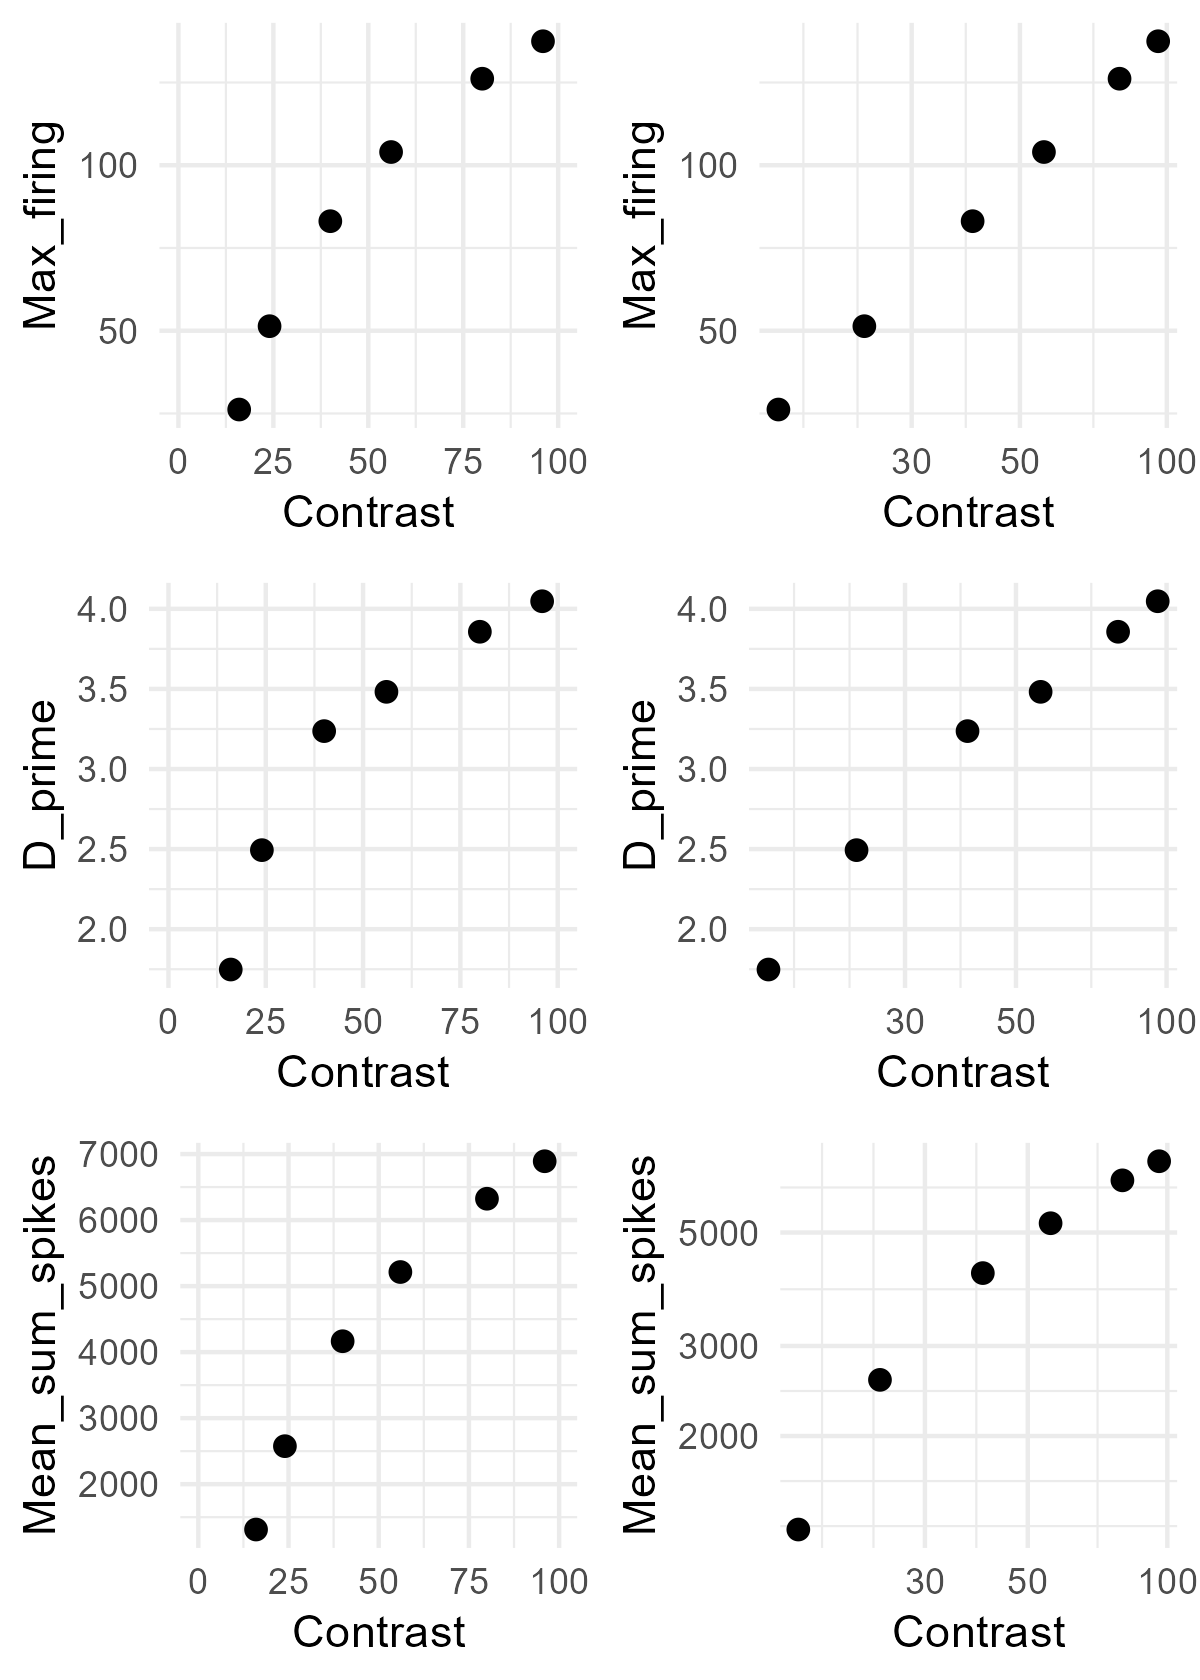

Recreate this plot in R.
# Simulation based on Albrecht & Hamilton (1982, fig. 1G)

library(tidyverse)
library(doParallel)
library(foreach)

Contrast <- c(2, 4, 8, 16, 24, 40, 56, 80, 96)
a <- -146 # fixed at 60 for comparability
b <-  143

Max_firing <- a + b * log10(Contrast)
df_ah <- data.frame(Contrast, Max_firing)
df_ah <- df_ah[df_ah$Max_firing >= 0, ]

g1 <- ggplot(df_ah, aes(x = Contrast, y = Max_firing)) +
  geom_point(size = 2) +
  coord_cartesian(xlim = c(0, 100)) +
  theme_minimal()
g1            

g2 <- ggplot(df_ah, aes(x = Contrast, y = Max_firing)) +
  geom_point(size = 2) +
  scale_x_log10() +
  theme_minimal()
g2 

### Simulation ###
cl <- makeCluster(parallel::detectCores() - 1)
registerDoParallel(cl)

n_neurons <- 180                                               # Number of neurons in the population
orientations <- seq(1, 180, by = 1)                            # Possible orientations (0 to 359 degrees)
preferred_orientations <-  seq(1, 180, length.out = n_neurons) # Preferred orientation of each neuron
max_firing_seq <- df_ah$Max_firing                             # Maximum firing rate of each neuron
contrast <-       df_ah$Contrast
tuning_width    <- 20                                          # Tuning width (standard deviation) of each neuron's response curve
n_trials <- 10000

all_results <- list()

for (max_firing_rate in max_firing_seq) {
  
  cat("Running max firing rate =", max_firing_rate, "\n")
  
  tuning_curves <- matrix(0, nrow = n_neurons, ncol = length(orientations))
  
  for (i in 1:n_neurons) {
    tuning_curves[i, ] <- max_firing_rate * exp(
      -0.5 * (
        pmin(abs(orientations - preferred_orientations[i]),
             180 - abs(orientations - preferred_orientations[i]))^2
      ) / tuning_width^2
    )
  }
  
  # ---- 90 ----
  responses_90 <- foreach(
    i = 1:n_trials,
    .combine = rbind,
    .packages = "stats"
  ) %dopar% {
    
    input_90 <- rnorm(n_trials, 90, 0)
    idx <- round(input_90[i]) + 1
    idx <- pmin(pmax(idx, 1), 180)
    
    mu <- tuning_curves[, idx]
    mu[mu == 0] <- 1e-8
    
    resp <- rnbinom(n_neurons, size = 1000000, mu = mu)
    
    cbind(resp,
          neuron = seq_len(n_neurons),
          stim = 90,
          trial = i,
          maxFR = max_firing_rate)
  }
  
  # ---- 91 ----
  responses_91 <- foreach(
    i = 1:n_trials,
    .combine = rbind,
    .packages = "stats"
  ) %dopar% {
    
    input_91 <- rnorm(n_trials, 91, 0)
    idx <- round(input_91[i]) + 1
    idx <- pmin(pmax(idx, 1), 180)
    
    mu <- tuning_curves[, idx]
    mu[mu == 0] <- 1e-8
    
    resp <- rnbinom(n_neurons, size = 1000000, mu = mu)
    
    cbind(resp,
          neuron = seq_len(n_neurons),
          stim = 91,
          trial = i,
          maxFR = max_firing_rate)
  }
  
  df_tmp <- as.data.frame(rbind(responses_90, responses_91))
  colnames(df_tmp) <- c("Spikes", "Neuron", "Stimulus", "Trial", "Contrast")
  
  all_results[[as.character(max_firing_rate)]] <- df_tmp
}

df <- do.call(rbind, all_results)
df$Contrast <- contrast[match(df$Contrast, max_firing_seq)]

### Visualization ###
df %>%
  group_by(Stimulus, Contrast, Trial) %>%
  summarise(Sum_spikes = sum(Spikes), .groups = "drop") -> df_sum

g3 <- ggplot(df_sum, aes(x = Sum_spikes, color = factor(Contrast))) +
  geom_density(alpha = 0.2, linewidth = 1) +
  theme_classic() +
  labs(
    x = "Sum of spikes",
    y = "Density",
    color = "Contrast",
    fill =  "Contrast"
  )
g3

df_sum %>%
  group_by(Contrast) %>%
  summarise(Mean_sum_spikes = mean(Sum_spikes),
            SD_sum_spikes = sd(Sum_spikes), .groups = "drop") -> df_summary

df_summary %>%
  ggplot(aes(x = Contrast, y = Mean_sum_spikes)) +
  geom_point(size = 2) +
  coord_cartesian(xlim = c(0, 100)) +
  theme_minimal() -> g4
g4

df_summary %>%
  ggplot(aes(x = Contrast, y = Mean_sum_spikes)) +
  geom_point(size = 2) +
  scale_x_log10() +
  scale_y_log10() +
  theme_minimal() -> g5
g5

df_summary %>%
  ggplot(aes(x = Contrast, y = SD_sum_spikes)) +
  geom_point(size = 2) +
  coord_cartesian(xlim = c(0, 100)) +
  theme_minimal() -> g6
g6

df_summary %>%
  ggplot(aes(x = Contrast, y = SD_sum_spikes)) +
  geom_point(size = 2) +
  scale_x_log10() +
  theme_minimal() -> g7
g7

df %>%
  filter(Neuron %in% c(90, 91)) %>%
  pivot_wider(names_from = Neuron, values_from = Spikes) %>%
  ggplot(aes(x = `90`, y = `91`, color = factor(Stimulus))) +
  geom_point(size = 2, alpha = 0.2) +
  labs(x = "Neuron 90", y = "Neuron 91") +
  coord_cartesian(xlim = c(0, 100), ylim = c(0, 100)) +
  theme_minimal() +
  facet_wrap(. ~ Contrast) -> g8
# g8

# sanity check for fano factor 
df %>%
  group_by(Contrast, Stimulus, Neuron) %>%
  summarise(
    mean_spikes = mean(Spikes),
    var_spikes  = var(Spikes),
    fano = var_spikes / mean_spikes,
    .groups = "drop"
  ) %>%
  filter(mean_spikes > 0) %>%
  group_by(Contrast, Stimulus) %>%
  summarise(
    mean_mean_spikes = mean(mean_spikes, na.rm = TRUE),
    mean_var_spikes = mean(var_spikes),
    mean_fano = mean(fano, na.rm = TRUE), # average across neurons
    sd_fano   = sd(fano, na.rm = TRUE),   # sd across neurons
    .groups = "drop")

### Linear Fisher information ###
df_wide <- df %>%
  pivot_wider(
    id_cols = c(Trial, Contrast, Stimulus),
    names_from = Neuron,
    values_from = Spikes)

df_wide$Stimulus_bin <- ifelse(df_wide$Stimulus == 90, 1, 0)

compute_lfi <- function(data, lambda = 1e-6) {
  
  neurons <- grep("^[0-9]+$", colnames(data), value = TRUE)  
  
  data0 <- data[data$Stimulus_bin == 0, neurons]
  data1 <- data[data$Stimulus_bin == 1, neurons]
  
  mu0 <- colMeans(data0)
  mu1 <- colMeans(data1)
  
  df <- mu1 - mu0
  
  Sigma0 <- cov(data0)
  Sigma1 <- cov(data1)
  Sigma  <- (Sigma0 + Sigma1) / 2
  
  p <- length(neurons)              # 逆行列を安定化させる処理 (ニューロン間の相関を少し弱める)
  Sigma <- Sigma + lambda * diag(p) # Ridge正則化, Tikhonov regularization (小さい固有値を持ち上げる)
  
  I <- as.numeric(t(df) %*% solve(Sigma) %*% df) # LFI
  I_per_neuron <- I / p
  
  return(I_per_neuron)
}

maxFR_values <- sort(unique(df_wide$Contrast))

lfi_results <- data.frame(
  Contrast = numeric(),
  LFI_per_neuron = numeric()
)

for (maxFR in maxFR_values) {
  df_sub <- df_wide[df_wide$Contrast == maxFR, ]
  lfi_value <- compute_lfi(df_sub)
  lfi_results <- rbind(lfi_results,
                       data.frame(Contrast = maxFR,
                                  LFI_per_neuron = lfi_value))
}

lfi_results$Contrast <- contrast
print(lfi_results)

lfi_results %>%
  ggplot(aes(x = Contrast, y = LFI_per_neuron)) +
  geom_point(size = 2) +
  coord_cartesian(xlim = c(0, 100)) +
  theme_minimal() -> g9
g9

### Decoding with logistic regression ###
run_logistic_cv_parallel <- function(data, k = 5, ncores = detectCores() - 1) {
  
  predictors <- grep("^[0-9]+$", colnames(data), value = TRUE)  
  n <- nrow(data)
  
  set.seed(123)
  folds <- sample(rep(1:k, length.out = n))
  
  cl <- makeCluster(ncores)
  registerDoParallel(cl)
  
  acc <- foreach(i = 1:k, .combine = c) %dopar% {
    
    train <- data[folds != i, ]
    test  <- data[folds == i, ]
    
    model <- glm(
      Stimulus_bin ~ .,
      data = train[, c("Stimulus_bin", predictors)],
      family = binomial
    )
    
    prob <- predict(model, newdata = test, type = "response")
    pred <- ifelse(prob > 0.5, 1, 0)
    
    mean(pred == test$Stimulus_bin)
  }
  
  stopCluster(cl)
  
  mean(acc)
}

decoding_results <- data.frame(
  Contrast = numeric(),
  Decoding_accuracy = numeric()
)

for (maxFR in maxFR_values) {
  df_sub <- df_wide[df_wide$Contrast == maxFR, ]
  accuracy <- run_logistic_cv_parallel(df_sub, k = 5, ncores = detectCores() - 1)
  decoding_results <- rbind(decoding_results,
                            data.frame(Contrast = maxFR,
                                       Decoding_accuracy = accuracy))
}

decoding_results <- mutate(decoding_results, D_prime = qnorm(Decoding_accuracy) - qnorm(1 - Decoding_accuracy),
                           Contrast = contrast)
decoding_results

decoding_results %>%
  ggplot(aes(x = Contrast, y = D_prime)) +
  geom_point(size = 2) +
  coord_cartesian(xlim = c(0, 100)) +
  theme_minimal() -> g10
g10

decoding_results %>%
  ggplot(aes(x = Contrast, y = D_prime)) +
  geom_point(size = 2) +
  scale_x_log10() +
  theme_minimal() -> g11
g11

g <- cowplot::plot_grid(g1, g2, g10, g11, g4, g5, nrow = 3)
ggsave("fig_1g.png", g, width = 4, height = 5.6, dpi = 300)
